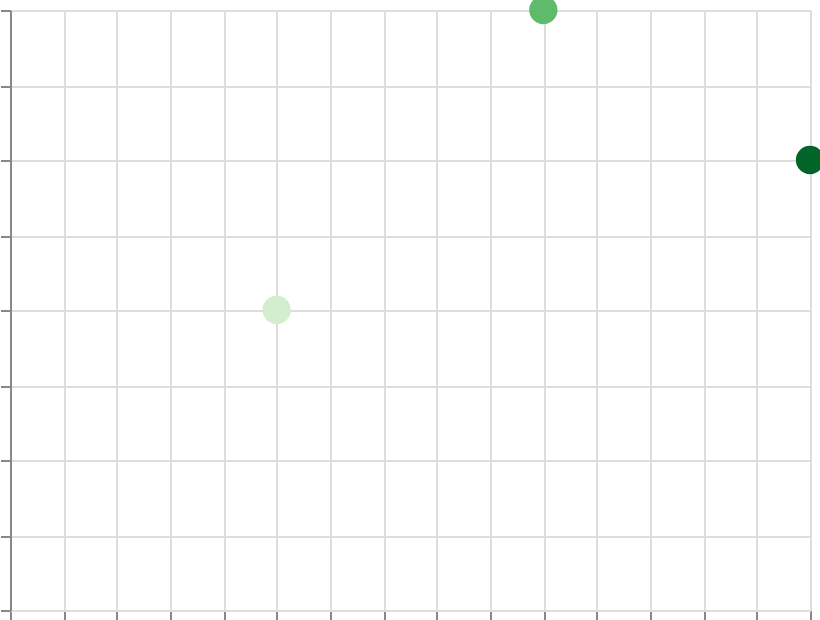

Vega-Lite specification stored for this chart:
### Vega specification from a JSON file in a GitHub repository (floating-point values rounded to 4 significant figures)
{"$schema": "https://vega.github.io/schema/vega/v6.json", "width": 400, "height": 300, "padding": 5, "autosize": "none", "data": [{"name": "table", "values": [{"x": 1, "y": 2, "val": 10}, {"x": 2, "y": 4, "val": 50}, {"x": 3, "y": 3, "val": 90}]}], "scales": [{"name": "x", "type": "linear", "domain": {"data": "table", "field": "x"}, "range": "width", "nice": true}, {"name": "y", "type": "linear", "domain": {"data": "table", "field": "y"}, "range": [{"signal": "height"}, 0], "nice": true}, {"name": "color", "type": "sequential", "domain": {"data": "table", "field": "val"}, "scheme": "greens"}], "marks": [{"type": "symbol", "from": {"data": "table"}, "encode": {"update": {"x": {"scale": "x", "field": "x"}, "y": {"scale": "y", "field": "y"}, "size": {"value": 200}, "fill": {"scale": "color", "field": "val"}}}}], "axes": [{"scale": "x", "orient": "bottom", "grid": true, "labels": false}, {"scale": "y", "orient": "left", "grid": true, "labels": false}], "legends": [{"fill": "color"}]}
